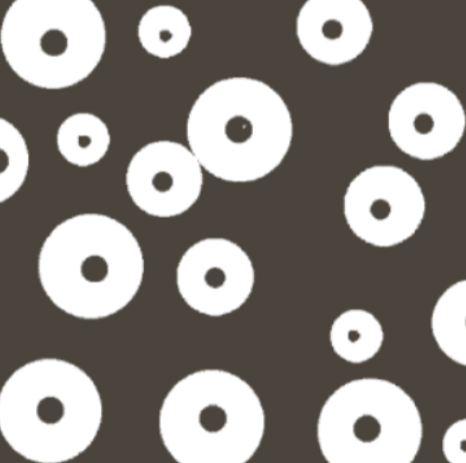
#> input picture Week 9/hole.png, 466 x 463 px
$ python hfonimage.py
#> lines starting #> are read from the running program, lines starting #| are printed output that depends on the picture
import numpy as np
import matplotlib.pyplot as plt
import cv2

image=cv2.imread('hole.png', cv2.IMREAD_GRAYSCALE)
#> image: shape (463, 466); min 70, max 255, mean 135.9

window=np.ones((45,45),np.uint8)

def dilate(i, j, image, mask):
    result_img = np.zeros_like(image)
    for x in range(i, image.shape[0]-i):
        for y in range(j, image.shape[1]-j):
            x1 = x - i
            x2 = x + i + 1
            y1 = y - j
            y2 = y + j + 1

            roi = image[x1:x2, y1:y2]
            if roi.shape == mask.shape:
                result = np.logical_and(roi, mask)
            else:
                result = mask

            if np.any(result):
                result_img[x, y] = 1
    return result_img
def compliment(image):
    return 1-image

def hole_filling(image, window, start_x, start_y, end_x, end_y):

    output_image = np.zeros_like(image)
    output_image[start_x, start_y] = 1

    roi = image[start_x:end_x+1, start_y:end_y+1]

    dilated_roi = dilate(start_x,start_y,roi, window)

    output_image[start_x:end_x+1, start_y:end_y+1] = dilated_roi
    inverse=compliment(image)
    output_image=np.logical_and(output_image,inverse)


    return output_image


dx, dy = image.shape
#> dx = 463; dy = 466
output=hole_filling(image, window,0,0,dx,dy)
#> after the loop in dilate, `for x in range(i, image.shape[0]-i):`: result_img: shape (463, 466); every value is 1
#> in compliment, `return 1-image`:
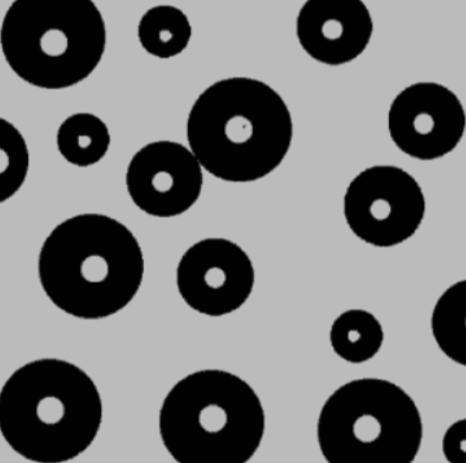
#> returned value: shape (463, 466); min 2, max 187, mean 121.1
filled=output+image
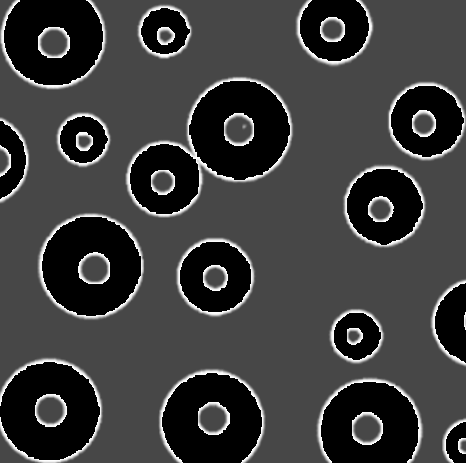
#> filled: shape (463, 466); min 0, max 255, mean 61.5
plt.subplot(3,2,1)
plt.imshow(image,cmap='gray')
plt.subplot(3,2,2)
plt.imshow(output,cmap='gray')
plt.subplot(3,2,3)
plt.imshow(compliment(image),cmap='gray')
plt.subplot(3,2,4)
plt.imshow(filled,cmap='gray')
plt.show()
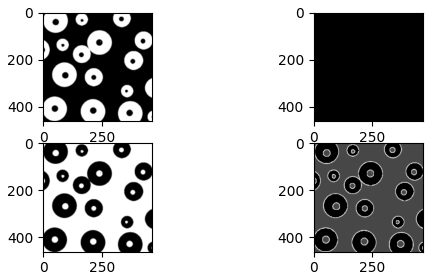
#> figure drawn by matplotlib, 4 panels
